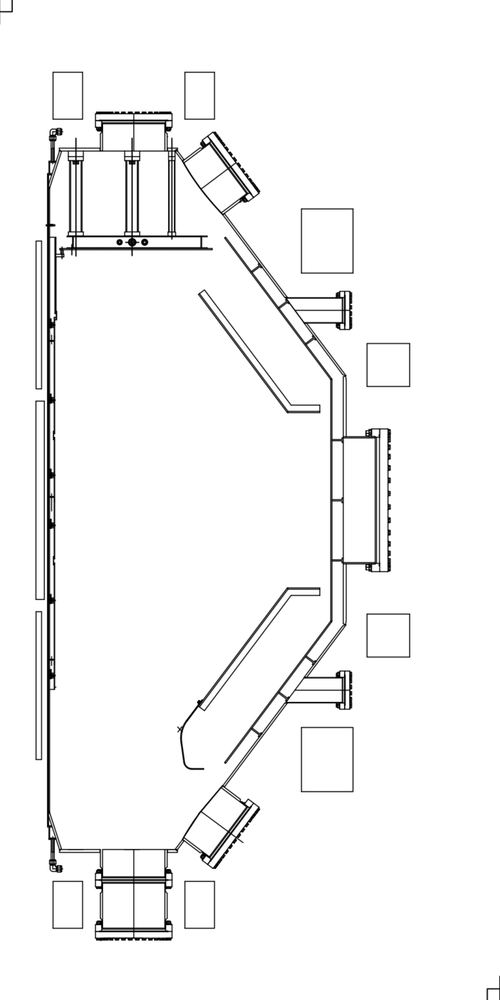
#> input picture modules/Qvessel.png, 500 x 1000 px, shrunk from 2000 x 4000 before the run, found by its file name
$ python Parameter.py
#> lines starting #> are read from the running program, lines starting #| are printed output that depends on the picture
#. Last update 2024.07.25

import os
import numpy as np
import matplotlib.pyplot as plt
import decimal
from PIL import Image


def nint(value):
    """四捨五入でint型に変換
    Fortranのnintと同様の動作を保証
    """
    with decimal.localcontext() as ctx:
        ctx.rounding = decimal.ROUND_HALF_UP
        return int(decimal.Decimal(float(value)).to_integral_value())
def cd_main():
    """Change main directory command"""
    py_path = os.path.dirname(__file__)
    os.chdir(os.path.join(py_path, '..'))
    print(f"Current directory :: {os.getcwd()}")


"""
Overview
---
Import parameter file


Parameter
---
None


Return
---
- elect0 (np.array) : electrode position
- elect (np.array)  : Injection current positions
- flux (np.array)   : Flux loop positions


Example
---
main.py
>>> from Parameter import elect0, elect, flux


"""

#. outside of electrode position
r_ele_lim = 0.47
z_ele_lim = -1.165
ele_lim = [r_ele_lim, z_ele_lim]

#. electrode position
elect0 = np.zeros((20, 3))
elect0[0, :] = [0.389, -1.315, 1.0]
elect0[1, :] = [0.389, -1.165, 1.0]
elect0[2, :] = [0.500, -1.165, 1.0]


# Injection current position // 容器境界の位置
elect = np.array([
    [0.50, -1.165, 1.0],     # el1
    [0.389, -1.165, 1.0],    # el2
    [0.389, -1.32, 1.0],     # g_in1
    [0.28, -1.32, 1.0],      # g_in2
    [0.28, -1.13, 1.0],      # g_cs0
    [0.22, -1.13, 1.0],      # g_cs1
    [0.22, -0.49, 1.0],      # g_cs2
    [0.22, 0.11, 1.0],       # g_cs3
    [0.22, 0.86, 1.0],       # g_cs4
    [0.22, 1.0, 1.0],        # g_top

    [0.722, 1.0, 0.0],       # g_up-out-wall
    [1.2, 0.284, 0.0],
    [1.2, -0.284, 0.0],
    [0.719, -0.918, 0.0],
    [0.753, -1.165, 0.0],
    [0.50, -1.165, 0.0],     # same as elect[0]
    [0, 0, 0],
    [0, 0, 0],
    [0, 0, 0],
    [0, 0, 1]
    ])


#. Flux loop
flux = np.zeros((118, 2))   #R, Z

# FLC
flux[:24, 0] = 0.1985
flux[:24, 1] = np.linspace(1.15, -1.15, 24)

# Vessel side top (FLT)
flux[24:30, :] = np.array([
    [0.214746, 1.300],
    [0.263, 1.394],
    [0.37479, 1.394],
    [0.47479, 1.394],
    [0.57479, 1.394],
    [0.699524, 1.394]
])

# Vessel side semi top (FLTS)
flux[30:41, :] = np.array([
    [0.732669, 1.350],
    [0.770334, 1.300],
    [0.827584, 1.224],
    [0.894628, 1.135],
    [0.953385, 1.057],
    [1.015532, 0.9745],
    [1.071652, 0.900],
    [1.133799, 0.8175],
    [1.202726, 0.726],
    [1.271653, 0.6345],
    [1.326267, 0.562]
])

# Vessel side center (FLS)
flux[41:50, :] = np.array([
    [1.374, 0.450],
    [1.374, 0.327],
    [1.374, 0.257],
    [1.374, 0.1335],
    [1.374, 0.0],
    [1.374, -0.137],
    [1.374, -0.263],
    [1.374, -0.3325],
    [1.374, -0.481]
])

# Vessel side ???
flux[50:61, :] = np.array([
    [1.327773, -0.560],
    [1.270146, -0.6365],
    [1.200843, -0.7285],
    [1.136813, -0.8135],
    [1.077679, -0.892],
    [1.013649, -0.977],
    [0.951878, -1.059],
    [0.886342, -1.146],
    [0.834364, -1.215],
    [0.784270, -1.2815],
    [0.732669, -1.350]
])

# ????
flux[61:67, :] = np.array([
    [0.699524, -1.394],
    [0.574790, -1.394],
    [0.474790, -1.394],
    [0.374790, -1.394],
    [0.263, -1.394],
    [0.214746, -1.300]
])

# ???
flux[67:79, :] = np.array([
    [0.23, 0.05],
    [0.21, 0.05],
    [0.19, 0.05],
    [0.17, 0.05],
    [0.15, 0.05],
    [0.13, 0.05],
    [0.11, 0.05],
    [0.09, 0.05],
    [0.07, 0.05],
    [0.05, 0.05],
    [0.03, 0.05],
    [0.01, 0.05]
])

# ???
flux[79, :] = [1.345, 0.159]

# Input injection current position
flux[80:99, :] = elect[:19, :2]

# Input electrode position
flux[99:118, :] = elect0[:19, :2]


#. -- Coordinate --
ir_min = 0
ir_max = 100
dr = 0.02
r_min = 0.0
r_max = 2.0
r = np.arange(r_min, r_max+dr, dr)

iz_min = 0
iz_max = 200
dz = 0.02
z_min = -2.0
z_max = 2.0
z = np.arange(z_min, z_max+dz, dz)

#. -- Initial position of Toroidal current filament. --
ik = 0
rxc0 = 0.3
rzc0 = -1.0
ikr0 = nint((rxc0 - r_min)/dr)
ikz0 = nint((rzc0 - z_min)/dz)
SMmin = np.array([1.e30, 1.e30, 1.e30])

#. -- PF coil position --
r_c, z_c  = np.zeros(55), np.zeros(55)
#. PF coil positions
#PF3-1, 2
r_c[[0, 1]] = 0.273, 0.8
z_c[[0, 1]] = 1.615

# PF2, 6
r_c[[2, 5]] = 1.2608
z_c[[2, 5]] = 1.035, -1.035

# PF1, 7
r_c[[3, 4]] = 1.5552
z_c[[3, 4]] = 0.54, -0.54

# PF5-1, 2
r_c[[6, 7]] = 0.800, 0.273
z_c[[6, 7]] = -1.615

# PF4-1
r_c[8] = 0.1574
z_c[8] = 0.740

#. PF4-2
r_c[9] = 0.1632
z_c[9] = 0.0

#. PF4-3
r_c[10] = 0.1574
z_c[10] = -0.740

#PF4-1,2,3 = 0のため意味なさそう
k = 10 #k = 10

for i in range(8, 11):
    for j in range(1, 9):
        k += 1
        r_c[k] = r_c[i]
        z_c[k] = z_c[i] + j*0.05

        k += 1
        r_c[k] = r_c[i]
        z_c[k] = z_c[i] - j*0.05

        if (i == 9 or i == 11) and j == 6:
            break


if __name__ == "__main__":
    cd_main()
    #. plot
    fig = plt.figure(figsize = (5, 10))
    ax = fig.add_subplot()
    plt.rcParams["font.family"] = "Arial"
    ax.tick_params(labelsize = 14)
    qvessel_img = Image.open(f"modules/Qvessel.png")
#> qvessel_img is the input picture: PIL image 500x1000 RGB; min 0, max 255, mean 245.9
    ax.imshow(qvessel_img, extent = [0, 2, -2, 2], aspect = 'auto')


    ax.plot(elect[:16,0], elect[:16,1], markersize = 8, marker = "o",
            color = "steelblue")
    ax.plot(elect0[:2,0], elect0[:2,1], markersize = 8, marker = "o",
            color = "steelblue")
    # for n in range(16):
    #     ax.annotate(f"{n}", (elect[n, 0] - 0.025, elect[n, 1] + 0.03), fontsize=13)

    ax.set_xlabel("R [m]", fontsize = 16)
    ax.set_ylabel("Z [m]", fontsize = 16)
    ax.set_xlim(0, 2)
    ax.set_ylim(-2, 2)
    path = "/Users/tact/Documents/01_Lab/AnnualMeeting"
    fig.savefig(f"{path}/vacuum_vessel.png",
                dpi = 300,
                bbox_inches = 'tight', pad_inches = 0.1)
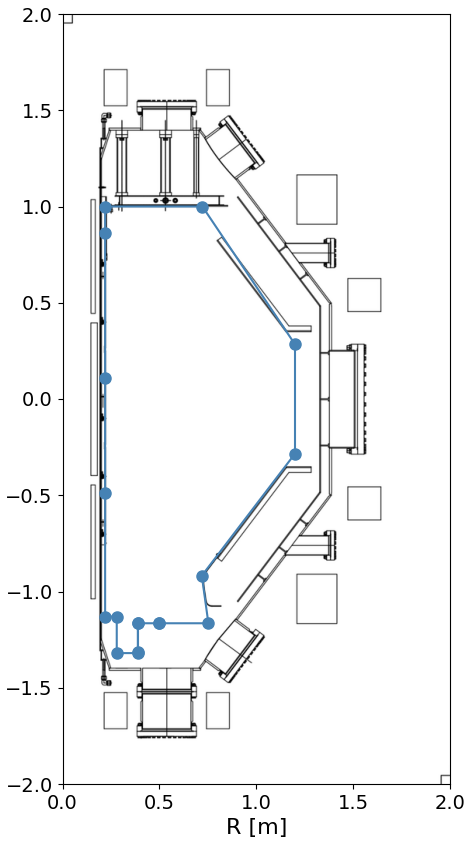
#> figure drawn by matplotlib, 1 panel
